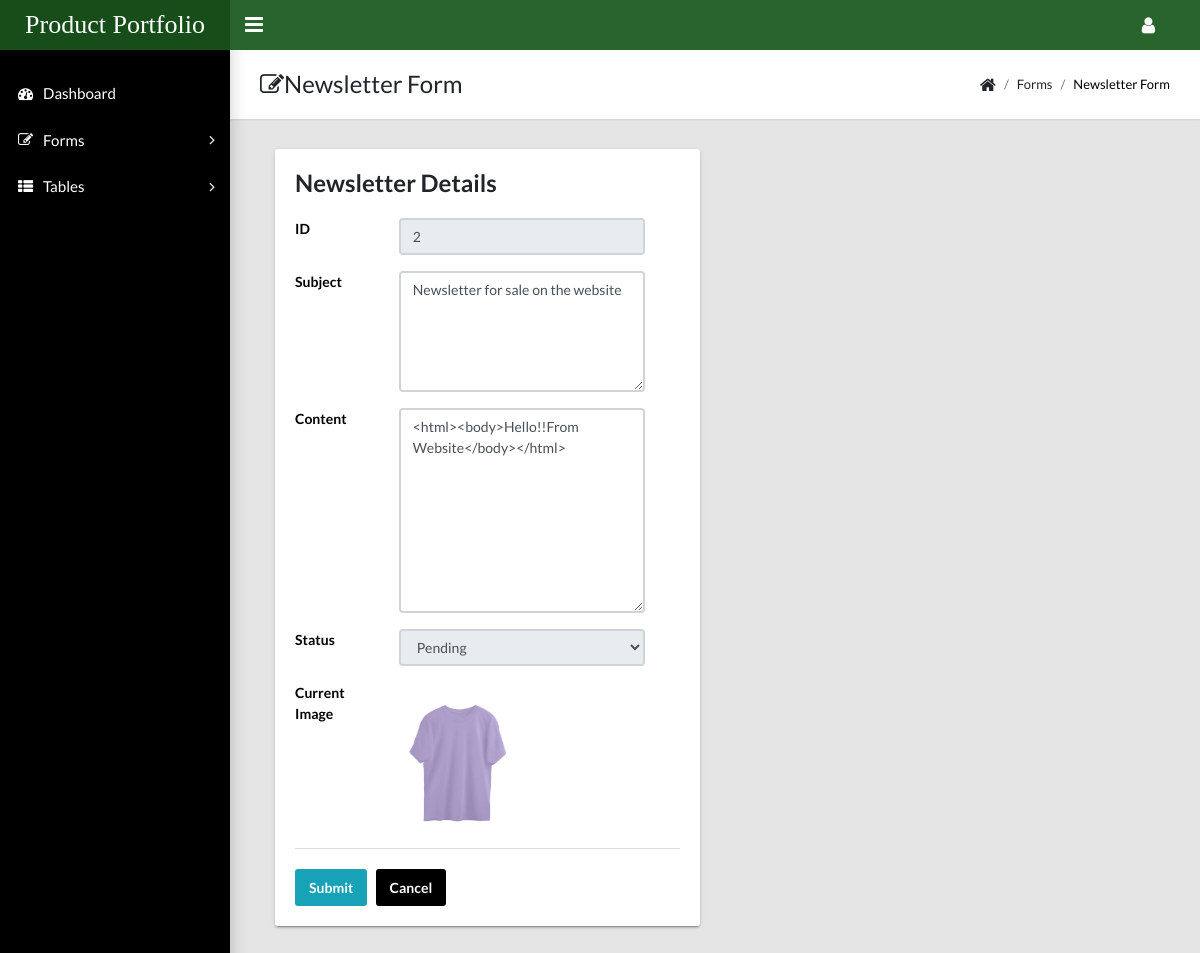
Page /admin-template/docs/newsletter-edit.php?id=2 (signed in) on the committed database.
### tables this page shows
CREATE TABLE `newsletter` (
  `nl_id` int(11) NOT NULL,
  `nl_subject` varchar(255) NOT NULL,
  `nl_content` text NOT NULL,
  `nl_image` varchar(255) NOT NULL,
  `status` varchar(30) NOT NULL
);

### admin-template/docs/newsletter-edit.php (the view, shortened to what this page needs)
<?php
include "header.php";
?>
<?php
include 'aside.php';
?>
<?php
include 'connection.php';
$id = $_GET['id'];
$sql = "select * from newsletter where nl_id='$id'";
$result = mysqli_query($conn, $sql);
$row = mysqli_fetch_array($result);
$id = $row['nl_id'];
$subject = $row['nl_subject'];
$content = $row['nl_content'];
$image = $row['nl_image'];
$status = $row['status'];
?>
<main class="app-content">
    <div class="app-title">
        <div>
            <h1><i class="fa fa-edit"></i>Newsletter Form</h1>
        </div>
        <ul class="app-breadcrumb breadcrumb">
            <li class="breadcrumb-item"><i class="fa fa-home fa-lg"></i></li>
            <li class="breadcrumb-item">Forms</li>
            <li class="breadcrumb-item"><a href="#">Newsletter Form</a></li>
        </ul>
    </div>
    <div class="col-md-6" style="text-align:left;">
        <div class="tile">
            <h3 class="tile-title">Newsletter Details</h3>
            <div class="tile-body">
                <form class="form-horizontal" method="post" enctype="multipart/form-data">
                    <div class="form-group row">
                        <label class="control-label col-md-3">ID</label>
                        <div class="col-md-8">
                            <input class="form-control" type="text" placeholder="Enter product's name" name="product_name" value="<?php echo $id ?>" readonly>
                        </div>
                    </div>
                    <div class="form-group row">
                        <label class="control-label col-md-3">Subject</label>
                        <div class="col-md-8">
                            <textarea class="form-control" placeholder="Product Desciption" rows="5" cols="40" name="product_description"><?php echo $subject ?></textarea>
                        </div>
                    </div>
                    <div class="form-group row">
                        <label class="control-label col-md-3">Content</label>
                        <div class="col-md-8">
                            <textarea class="form-control" placeholder="Product Desciption" rows="9" cols="40" name="product_description"><?php echo $content ?></textarea>
                        </div>
                    </div>
                    <div class="form-group row">
                        <label class="control-label col-md-3">Status</label>
                        <div class="col-md-8">
                            <select class="form-control col-md-15" name="category_id" readonly>
                                <option selected value="<?php echo $status ?>"><?php echo $status ?></option>
                            </select>
                        </div>
                    </div>
                    <div class="form-group row">
                        <label class="control-label col-md-3"> Current Image</label>
                        <?php if ($image) : ?>
                            <img src="../../admin-template/docs/newsletter-uploads/<?php echo $image; ?>" alt="Current Image" style="max-width: 150px;">
                <?php endif; ?><br>
            </div>
            <div class="tile-footer">
                <div class="row">
                    <div class="col-md-8 col-md-offset-3">
                        <input type="submit" value="Submit" name="submit11" class="btn btn-primary">&nbsp;&nbsp;&nbsp;<input type="reset" name="reset" value="Cancel" class="btn btn-secondary" href="#">
                    </div>
                </div>
            </div>
            </form>
        </div>
    </div>
    </div>
</main>
</body>
</html>

### rows in the picture
newsletter: product_name "2", product_description "Newsletter for sale on the website", product_description "<html><body>Hello!!From Website</body></html>", category_id "Pending", nl_image (picture)
